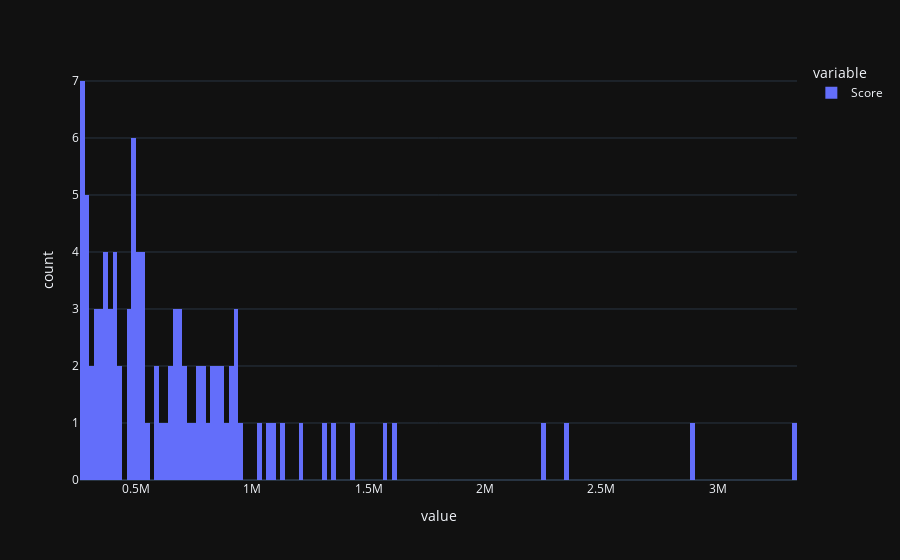

The code cell stored with this chart in its notebook:
### Code cell
# histogram of scores of books
fig = px.histogram(books_df["Score"], template = "plotly_dark", nbins=200)
fig.show()

### Figure 1 — Plotly figure (JSON) as saved in the notebook; plotly's stock layout.template omitted (floating-point values rounded to 4 significant figures)
{"data": [{"alignmentgroup": "True", "bingroup": "x", "hovertemplate": "variable=Score<br>value=%{x}<br>count=%{y}<extra></extra>", "legendgroup": "Score", "marker": {"color": "#636efa", "pattern": {"shape": ""}}, "name": "Score", "nbinsx": 200, "offsetgroup": "Score", "orientation": "v", "showlegend": true, "type": "histogram", "x": [3339523, 2883646, 2355164, 2246579, 1601776, 1567075, 1423085, 1340822, 1316087, 1215804, 1126505, 1093759, 1076447, 1033866, 943038, 935380, 932040, 922455, 903847, 900716, 887459, 870861, 870333, 852972, 846961, 831639, 820379, 814271, 784285, 783733, 764312, 762852, 751429, 731877, 719075, 711331, 690383, 680838, 680072, 674751, 672228, 661037, 650339, 641470, 635564, 616665, 595973, 587798, 546816, 537744, 533939, 527998, 522701, 517135, 514572, 512157, 502298, 499679, 497683, 493888, 493588, 489056, 486406, 479165, 476251, 464238, 421394, 421134, 410678, 404833, 402935, 401619, 390201, 386185, 386161, 373890, 367996, 366160, 364792, 356033, 355005, 353427, 335223, 325066, 322948, 319327, 314227, 298429, 293404, 291297, 287364, 280408, 272606, 266905, 265674, 264600, 264192, 263686, 261250], "xaxis": "x", "yaxis": "y"}], "layout": {"barmode": "relative", "legend": {"title": {"text": "variable"}, "tracegroupgap": 0}, "margin": {"t": 60}, "xaxis": {"anchor": "y", "domain": [0, 1], "title": {"text": "value"}}, "yaxis": {"anchor": "x", "domain": [0, 1], "title": {"text": "count"}}}}
